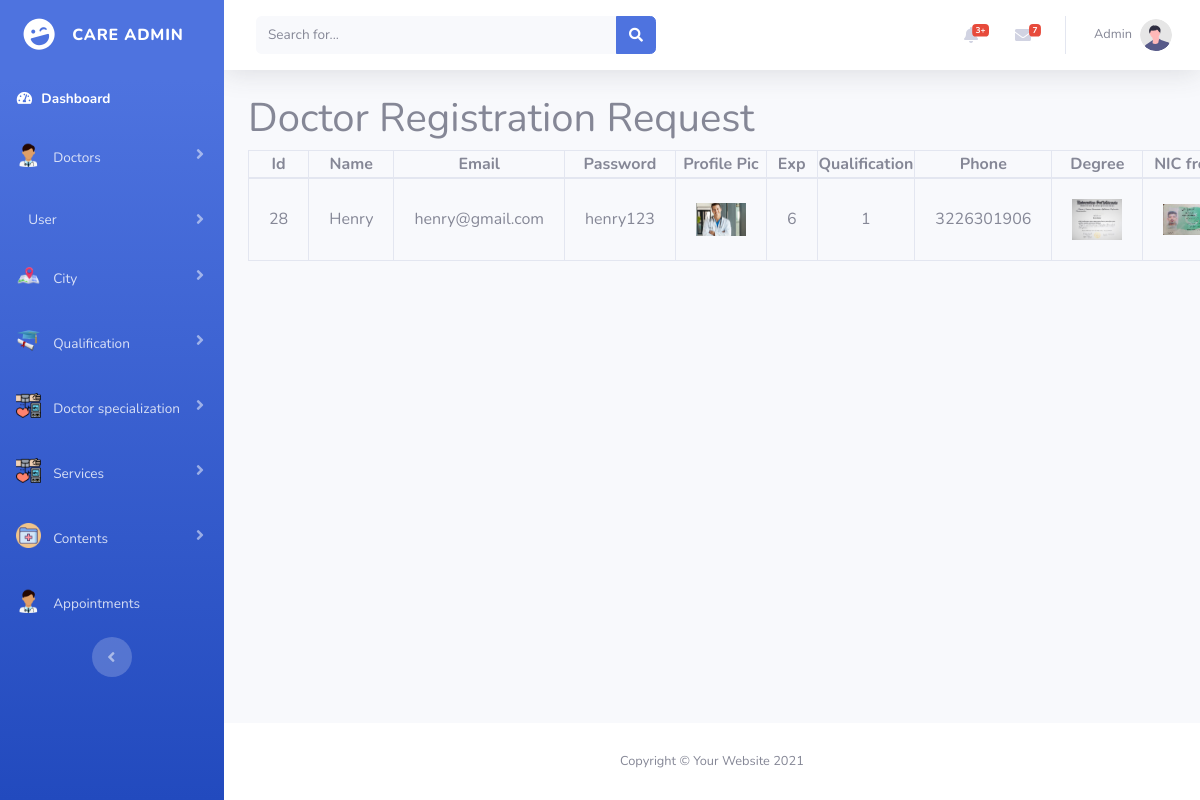
Screenshot of /admin/doctor_request.php (signed in) with the database file from the repository.
### tables this page shows
CREATE TABLE `doctors` (
  `doctor_id` int(11) NOT NULL,
  `doctor_name` varchar(100) NOT NULL,
  `doctor_email` varchar(100) NOT NULL,
  `doctor_password` varchar(100) NOT NULL,
  `doctor_pic` varchar(500) NOT NULL,
  `doctor_exp` int(11) NOT NULL,
  `doctor_qualification` varchar(100) NOT NULL,
  `doctor_contact` bigint(20) NOT NULL,
  `doctor_degree_pic` varchar(500) NOT NULL,
  `doctor_nic_front_pic` varchar(100) NOT NULL,
  `doctor_nic_back_pic` varchar(100) NOT NULL,
  `doctor_city` int(11) NOT NULL,
  `doctor_whatsapp` bigint(20) NOT NULL,
  `doctor_gender` varchar(100) NOT NULL,
  `status` varchar(50) NOT NULL,
  `doctor_specialization` int(11) NOT NULL
);

### admin/doctor_request.php (the view, shortened to what this page needs)
<?php
include("connection.php");
$select_doctor_query = "SELECT * FROM `doctors` where status = ' ' ";
$run_select_doctor_query = mysqli_query($connection, $select_doctor_query);
?>
<!DOCTYPE html>
<html lang="en">
<head>
    <link href="vendor/fontawesome-free/css/all.min.css" rel="stylesheet" type="text/css">
    <link href="https://cdn.jsdelivr.net/npm/bootstrap@5.0.2/dist/css/bootstrap.min.css" rel="stylesheet"
>
    <link href="css/sb-admin-2.min.css" rel="stylesheet">
</head>
<body id="page-top">
    <div id="wrapper">
        <?php include 'sidebar.php';?>
        <div id="content-wrapper" class="d-flex flex-column">
            <div id="content">
                <?php include 'topbar.php';?>
                <div class="container" style="overflow-x: auto;">
                        <h1>Doctor Registration Request </h1>
                        <table class="table-bordered w-100 text-center w-100" >
                            <thead>
                                <th>Id</th>
                                <th>Name</th>
                                <th>Email</th>
                                <th>Password</th>
                                <th>Profile Pic</th>
                                <th>Exp</th>
                                <th>Qualification</th>
                                <th>Phone</th>
                                <th>Degree</th>
                                <th>NIC front</th>
                            </thead>
                            <tbody>
                                <?php while($row_doctor = mysqli_fetch_array($run_select_doctor_query)){?>
                              <tr>
                                        <td><?php echo $row_doctor['doctor_id']; ?></td>
                                        <td><?php echo $row_doctor['doctor_name']; ?></td>
                                        <td><?php echo $row_doctor['doctor_email']; ?></td>
                                        <td><?php echo $row_doctor['doctor_password']; ?></td>
                                        <td><img width="50" src="<?php echo $row_doctor['doctor_pic']; ?>" alt=""></td>
                                        <td><?php echo $row_doctor['doctor_exp']; ?></td>
                                        <td><?php echo $row_doctor['doctor_qualification']; ?></td>
                                        <td><?php echo $row_doctor['doctor_contact']; ?></td>
                                        <td><img width="50" src="<?php echo $row_doctor['doctor_degree_pic']; ?>" alt=""></td>
                                        <td><img width="50" src="<?php echo $row_doctor['doctor_nic_front_pic']; ?>" alt=""></td>
                              </tr>
                                <?php } ?>
                            </tbody>
                        </table>
                </div>
            </div>
            <?php include 'footer.php' ?>
        </div>
    </div>
</body>
</html>

### admin/doctor_request.php (style rules this page uses)
td { padding: 20px; }

### rows the page displays
doctors: doctor_id "28", doctor_name "Henry", doctor_email "henry@gmail.com", doctor_password "henry123", doctor_pic (picture), doctor_exp "6", doctor_qualification "1", doctor_contact "3226301906", doctor_degree_pic (picture), doctor_nic_front_pic (picture)
